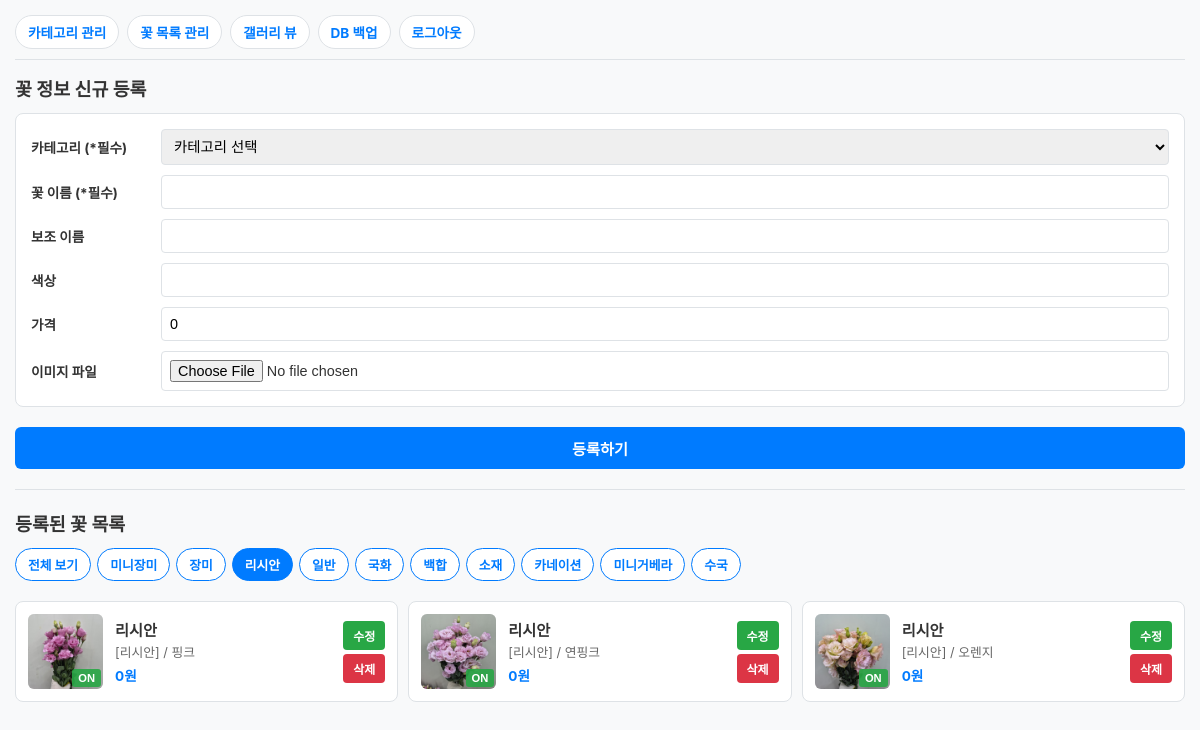
Screenshot of /admin/flower?category_id=4 (signed in) with the database file from the repository.
### models.py (models this page shows)
class Category(Base):
    __tablename__ = "category"
    idx = Column(Integer, primary_key=True, autoincrement=True, index=True)
    name = Column(String, nullable=False)
    order_no = Column(Integer, default=0, index=True)  # 순서 정렬용 컬럼
    flowers = relationship("FlowerList", back_populates="category_rel")

class FlowerList(Base):
    __tablename__ = "flower_list"
    idx = Column(Integer, primary_key=True, autoincrement=True, index=True)
    update_date = Column(DateTime, server_default=func.now(), onupdate=func.now())
    category = Column(Integer, ForeignKey("category.idx", ondelete="SET NULL"), nullable=True)
    name = Column(String, nullable=False)
    name2 = Column(String, nullable=True)
    color = Column(String, nullable=True)
    price = Column(Integer, default=0)
    img_path = Column(String, nullable=True)
    view = Column(Integer, default=1)
    category_rel = relationship("Category", back_populates="flowers")

### main.py (the view)
@app.get("/admin/flower", response_class=HTMLResponse)
def flower_page(
    request: Request,
    category_id: int = None,
    db: Session = Depends(get_db)
):
    if not request.session.get("is_admin"):
        return RedirectResponse(url="/admin/login", status_code=303)
    categories = db.query(models.Category).order_by(models.Category.order_no.asc(), models.Category.idx.asc()).all()
    query = db.query(models.FlowerList)
    if category_id:
        query = query.filter(models.FlowerList.category == category_id)
    flowers = query.order_by(models.FlowerList.name.asc()).all()
    return templates.TemplateResponse(
        request=request,
        name="admin/flower_list.html",
        context={
            "categories": categories,
            "flowers": flowers,
            "selected_category": category_id
        }
    )

### templates/admin/flower_list.html (shortened to what this page needs)
<!DOCTYPE html>
<html lang="ko">
<head>
</head>
<body>
    <nav>
        <a href="/admin/category">카테고리 관리</a>
        <a href="/admin/flower">꽃 목록 관리</a>
        <a href="/admin/gallery-view">갤러리 뷰</a>
        <a href="/admin/db-backup">DB 백업</a>
        <a href="/admin/logout">로그아웃</a>
    </nav>
    <h2>꽃 정보 신규 등록</h2>
    <form action="/admin/flower" method="post" enctype="multipart/form-data">
        <div class="form-grid">
            <label>카테고리 (*필수)</label>
            <select name="category_idx" required>
                <option value="">카테고리 선택</option>
            </select>
            <label>꽃 이름 (*필수)</label>
            <input type="text" name="name" required>
            <label>보조 이름</label>
            <input type="text" name="name2">
            <label>색상</label>
            <input type="text" name="color">
            <label>가격</label>
            <input type="number" name="price" value="0">
            <label>이미지 파일</label>
            <input type="file" name="file" accept="image/*">
        </div>
        <button type="submit" class="btn-submit">등록하기</button>
    </form>
    <hr style="margin: 20px 0; border: none; border-top: 1px solid var(--border-color);">
    <h2>등록된 꽃 목록</h2>
    <div class="filter-bar">
        <a href="/admin/flower" class="filter-btn {% if not selected_category %}active{% endif %}">전체 보기</a>
        {% for cat in categories %}
        <a href="/admin/flower?category_id={{ cat.idx }}" class="filter-btn {% if selected_category == cat.idx %}active{% endif %}">
            {{ cat.name }}
        </a>
        {% endfor %}
    </div>
    <div class="flower-cards-grid">
        {% for flower in flowers %}
        <div class="flower-item-card">
            <div class="img-container">
                {% if flower.img_path %}
                <img src="/{{ flower.img_path }}" alt="{{ flower.name }}">
                {% else %}
                <div class="no-img-box">준비중</div>
                {% endif %}
                {% set current_url = '/admin/flower?category_id=' ~ selected_category if selected_category else '/admin/flower' %}
                <form action="/admin/flower/toggle-view/{{ flower.idx }}?redirect_to={{ current_url }}" method="post" class="toggle-overlay">
                    {% if flower.view == 1 %}
                    <button type="submit" class="btn-view-on">ON</button>
                    {% else %}
                    <button type="submit" class="btn-view-off">OFF</button>
                    {% endif %}
                </form>
            </div>
            <div class="item-info">
                <div class="item-title">{{ flower.name }}</div>
                <div class="item-sub">
                    [{{ flower.category_rel.name if flower.category_rel else '-' }}]
                    {% if flower.color %}/ {{ flower.color }}{% endif %}
                </div>
                <div class="item-price">{{ "{:,}".format(flower.price) }}원</div>
            </div>
            <div class="item-actions">
                <button class="btn-edit" onclick="openEditModal(
                    '{{ flower.idx }}',
                    '{{ flower.category or '' }}',
                    '{{ flower.name }}',
                    '{{ flower.name2 or '' }}',
                    '{{ flower.color or '' }}',
                    '{{ flower.price }}'
                )">수정</button>
                <form action="/admin/flower/delete/{{ flower.idx }}?redirect_to={{ current_url }}" method="post" style="margin:0;" onsubmit="return confirm('정말 삭제하시겠습니까?');">
                    <button type="submit" class="btn-delete">삭제</button>
                </form>
            </div>
        </div>
        {% endfor %}
    </div>
</body>
</html>

### templates/admin/flower_list.html (style rules this page uses)
:root { --primary-color: #007bff; --success-color: #28a745; --danger-color: #dc3545; --bg-color: #f8f9fa; --border-color: #dee2e6; }
* { box-sizing: border-box; margin: 0; padding: 0; }
body { font-family: -apple-system, BlinkMacSystemFont, "Segoe UI", Roboto, sans-serif; background-color: var(--bg-color); padding: 15px; color: #333; }
nav { display: flex; gap: 8px; overflow-x: auto; white-space: nowrap; padding-bottom: 10px; margin-bottom: 15px; border-bottom: 1px solid var(--border-color); -webkit-overflow-scrolling: touch; }
nav a { text-decoration: none; color: var(--primary-color); font-weight: bold; padding: 6px 12px; background: white; border-radius: 20px; border: 1px solid var(--border-color); font-size: 0.85rem; }
h2 { font-size: 1.15rem; margin-bottom: 12px; font-weight: 700; }
.form-grid { display: grid; grid-template-columns: 1fr; gap: 10px; background: white; padding: 15px; border-radius: 8px; border: 1px solid var(--border-color); margin-bottom: 20px; }
@media (min-width: 600px) { .form-grid { grid-template-columns: 120px 1fr; align-items: center; } }
.form-grid label { font-weight: bold; font-size: 0.85rem; }
.form-grid input, .form-grid select { width: 100%; padding: 8px; border: 1px solid var(--border-color); border-radius: 4px; font-size: 0.9rem; }
.btn-submit { width: 100%; padding: 10px; background-color: var(--primary-color); color: white; border: none; border-radius: 6px; font-weight: bold; cursor: pointer; font-size: 0.95rem; }
.filter-bar { display: flex; gap: 6px; overflow-x: auto; white-space: nowrap; margin-bottom: 15px; padding-bottom: 5px; }
.filter-btn { padding: 6px 12px; border: 1px solid var(--primary-color); background-color: white; color: var(--primary-color); border-radius: 20px; text-decoration: none; font-size: 0.8rem; font-weight: bold; }
.filter-btn.active { background-color: var(--primary-color); color: white; }
.flower-cards-grid { display: grid; grid-template-columns: 1fr; gap: 10px; }
@media (min-width: 600px) { .flower-cards-grid { grid-template-columns: repeat(2, 1fr); } }
@media (min-width: 900px) { .flower-cards-grid { grid-template-columns: repeat(3, 1fr); } }
.flower-item-card { background: white; border: 1px solid var(--border-color); border-radius: 8px; padding: 12px; display: flex; gap: 12px; align-items: center; position: relative; }
.img-container { position: relative; width: 75px; height: 75px; flex-shrink: 0; border-radius: 6px; overflow: hidden; background-color: #eee; }
.img-container img { width: 100%; height: 100%; object-fit: cover; }
.toggle-overlay { position: absolute; bottom: 2px; right: 2px; }
.btn-view-on { background-color: rgba(40, 167, 69, 0.9); color: white; border: none; padding: 3px 6px; border-radius: 3px; font-size: 0.7rem; font-weight: bold; cursor: pointer; }
.item-info { flex: 1; min-width: 0; }
.item-title { font-size: 0.95rem; font-weight: bold; margin-bottom: 2px; overflow: hidden; text-overflow: ellipsis; white-space: nowrap; }
.item-sub { font-size: 0.8rem; color: #666; margin-bottom: 4px; }
.item-price { font-size: 0.85rem; font-weight: bold; color: var(--primary-color); }
.item-actions { display: flex; flex-direction: column; gap: 4px; flex-shrink: 0; }
.btn-edit { background-color: var(--success-color); color: white; border: none; padding: 6px 10px; border-radius: 4px; font-size: 0.75rem; font-weight: bold; cursor: pointer; }
.btn-delete { background-color: var(--danger-color); color: white; border: none; padding: 6px 10px; border-radius: 4px; font-size: 0.75rem; font-weight: bold; cursor: pointer; }

### rows the page displays
Category: name "미니장미"
Category: name "장미"
Category: name "리시안"
Category: name "일반"
Category: name "국화"
Category: name "백합"
Category: name "소재"
Category: name "카네이션"
Category: name "미니거베라"
Category: name "수국"
FlowerList: img_path (picture), view "ON", name "리시안", category_rel "리시안", color "핑크", price "0"
FlowerList: img_path (picture), view "ON", name "리시안", category_rel "리시안", color "연핑크", price "0"
FlowerList: img_path (picture), view "ON", name "리시안", category_rel "리시안", color "오렌지", price "0"
